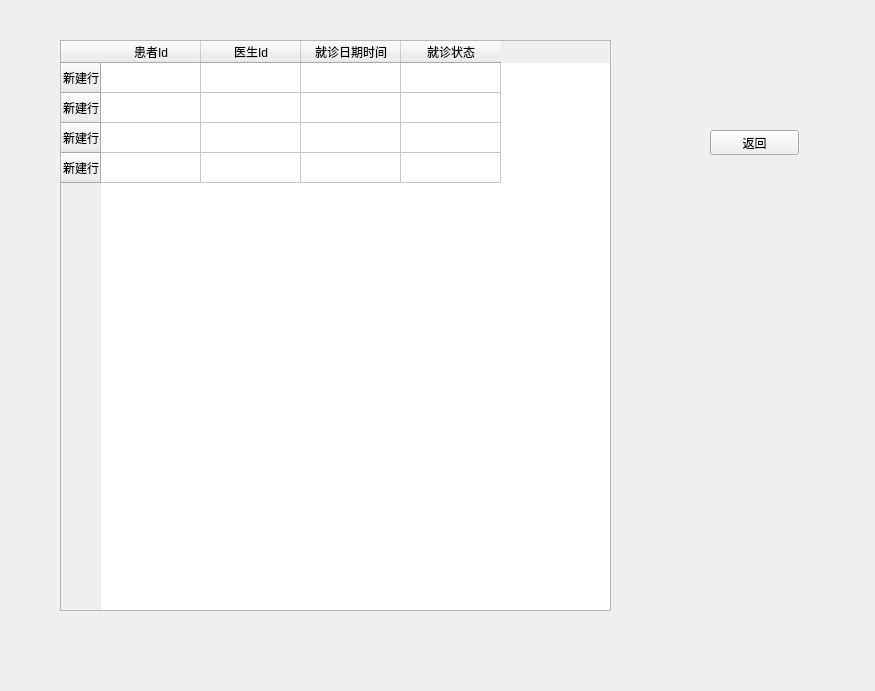
<?xml version="1.0" encoding="UTF-8"?>
<ui version="4.0">
 <class>ViewRegistration</class>
 <widget class="QWidget" name="ViewRegistration">
  <property name="geometry">
   <rect>
    <x>0</x>
    <y>0</y>
    <width>875</width>
    <height>691</height>
   </rect>
  </property>
  <property name="windowTitle">
   <string>Form</string>
  </property>
  <widget class="QTableWidget" name="tableWidget">
   <property name="geometry">
    <rect>
     <x>60</x>
     <y>40</y>
     <width>551</width>
     <height>571</height>
    </rect>
   </property>
   <row>
    <property name="text">
     <string>新建行</string>
    </property>
   </row>
   <row>
    <property name="text">
     <string>新建行</string>
    </property>
   </row>
   <row>
    <property name="text">
     <string>新建行</string>
    </property>
   </row>
   <row>
    <property name="text">
     <string>新建行</string>
    </property>
   </row>
   <column>
    <property name="text">
     <string>患者Id</string>
    </property>
   </column>
   <column>
    <property name="text">
     <string>医生Id</string>
    </property>
   </column>
   <column>
    <property name="text">
     <string>就诊日期时间</string>
    </property>
   </column>
   <column>
    <property name="text">
     <string>就诊状态</string>
    </property>
   </column>
  </widget>
  <widget class="QPushButton" name="pushButton">
   <property name="geometry">
    <rect>
     <x>710</x>
     <y>130</y>
     <width>89</width>
     <height>25</height>
    </rect>
   </property>
   <property name="text">
    <string>返回</string>
   </property>
  </widget>
 </widget>
 <resources/>
 <connections/>
</ui>
